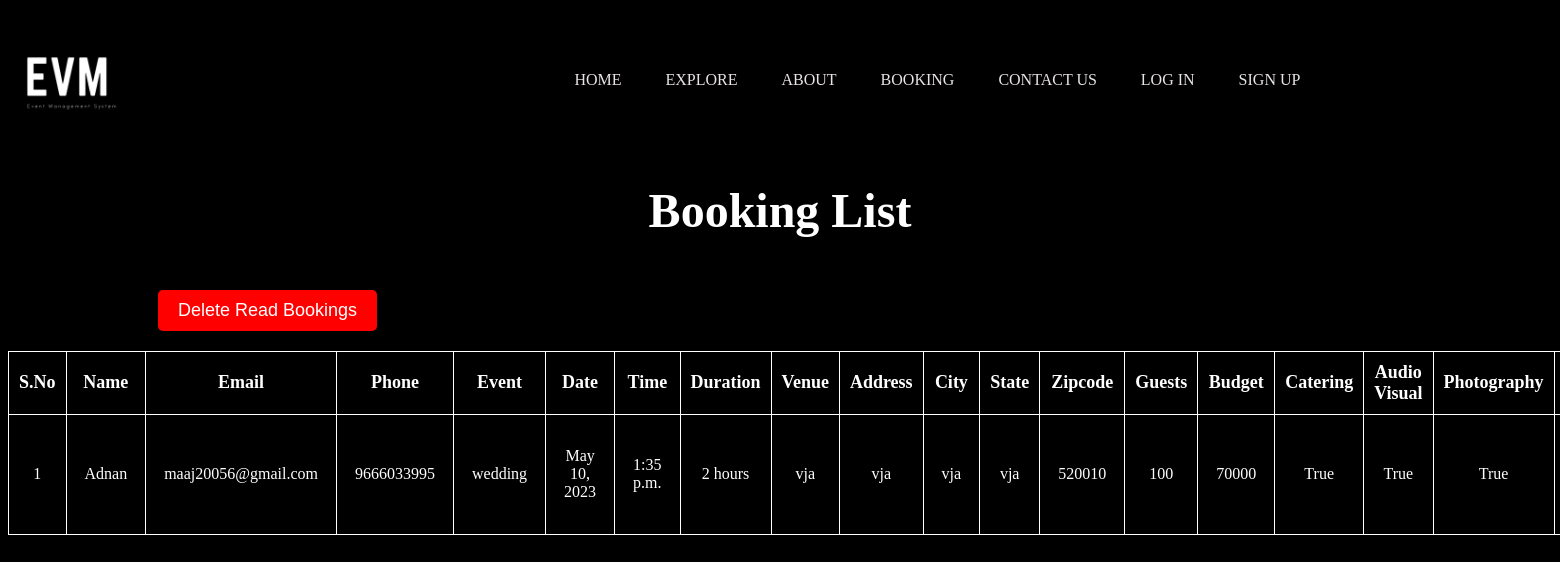
Screenshot of /booking_list with the database file from the repository.
### Apps/models.py (models this page shows, shortened)
class EventBooking(models.Model):
    name = models.CharField(max_length=100)
    email = models.EmailField(max_length=50)
    phone = models.IntegerField()
    event = models.CharField(max_length=50)
    date = models.DateField()
    time = models.TimeField()
    duration = models.CharField(max_length=50)
    venue = models.TextField(max_length=200)
    address = models.TextField(max_length=200)
    city = models.CharField(max_length=20)
    state = models.CharField(max_length=50)
    zipcode = models.IntegerField()
    guests = models.IntegerField()
    budget = models.BigIntegerField()
    catering = models.CharField(max_length=10)
    audioVisual = models.CharField(max_length=10)
    Photography = models.CharField(max_length=10)
    videography = models.CharField(max_length=10)
    decorations = models.CharField(max_length=10)
    other = models.TextField(max_length=2000)
    is_reads = models.BooleanField(default=False)

### Apps/views.py (the view)
# urls.py: path('booking_list', views.booking_list, name='booking_list'),
def booking_list(request):
    bookings = EventBooking.objects.all().order_by('-id')
    if request.method == 'POST':
        booking_id = request.POST.get('booking_id')
        booking = EventBooking.objects.get(id=booking_id)
        booking.is_reads = True
        booking.save()
    context = {
        'bookings': bookings
    }
    return render(request, 'Apps/booking_list.html', context)

### Apps/templates/Apps/Booking_list.html (shortened to what this page needs)
<!DOCTYPE html>
<html lang="en">
<head>
</head>
<body style="background-color: black;">
    <div class="navbar">
        <img src="logo.png" alt="" class="logo">
        <ul>
          <li><a href="/home">Home</a></li>
          <li><a href="/Explore">Explore</a></li>
          <li><a href="/Aboutus">About</a></li>
          <li><a href="/Booking">Booking</a></li>
          <li><a href="/contact">Contact Us</a></li>
          {% if not request.user.is_authenticated %}
          <li><a href="/Login">Log In</a></li>
			  	<li><a href="/signup">Sign Up</a></li>
          {% else %}
          <li><a href="{% url 'logout' %}">Logout</a></li>
          <li><a href="/Profile">Profile</a></li>
          {% endif %}
        </ul>
      </div>
    <div class="container">
        <h1>Booking List</h1>
        <form action="{% url 'delete_read_bookings' %}" method="POST">
            <button type="submit" class="delete-btn">Delete Read Bookings</button>
        </form>
        <table class="my-table">
            <thead>
              <tr>
                <th >S.No</th>
                <th >Name</th>
                <th >Email</th>
                <th >Phone</th>
                <th >Event</th>
                <th >Date</th>
                <th >Time</th>
                <th >Duration</th>
                <th >Venue</th>
                <th >Address</th>
                <th >City</th>
                <th >State</th>
                <th >Zipcode</th>
                <th >Guests</th>
                <th >Budget</th>
                <th >Catering</th>
                <th >Audio Visual</th>
                <th >Photography</th>
                <th >Videography</th>
              </tr>
            </thead>
            <tbody>
              {% for booking in bookings %}
              <tr>
                <td class="my-cell">{{ forloop.counter }}</td>
                <td class="my-cell">{{ booking.name }}</td>
                <td class="my-cell">{{ booking.email }}</td>
                <td class="my-cell">{{ booking.phone }}</td>
                <td class="my-cell">{{ booking.event }}</td>
                <td class="my-cell">{{ booking.date }}</td>
                <td class="my-cell">{{ booking.time }}</td>
                <td class="my-cell">{{ booking.duration }}</td>
                <td class="my-cell">{{ booking.venue }}</td>
                <td class="my-cell">{{ booking.address }}</td>
                <td class="my-cell">{{ booking.city }}</td>
                <td class="my-cell">{{ booking.state }}</td>
                <td class="my-cell">{{ booking.zipcode }}</td>
                <td class="my-cell">{{ booking.guests }}</td>
                <td class="my-cell">{{ booking.budget }}</td>
                <td class="my-cell">{{ booking.catering }}</td>
                <td class="my-cell">{{ booking.audioVisual }}</td>
                <td class="my-cell">{{ booking.Photography }}</td>
                <td class="my-cell">{{ booking.videography }}</td>
              </tr>
              {% endfor %}
            </tbody>
          </table>
      </div>
</body>
</html>

### Apps/templates/Apps/Booking_list.html (style rules this page uses)
h1 { text-align: center; color: white; font-size: 3rem; margin-top: 30px; }
th { color: white; border: 1px solid white; font-size: 18px; padding: 10px; text-align: center; }
.navbar { width: 85%; margin: 0; padding: 35px 0; display: flex; align-items: center; justify-content: space-between; }
.logo { width: 120px; cursor: pointer; }
.navbar ul li { list-style: none; display: inline-block; margin: 0 20px; position: relative; }
.navbar ul li a { text-decoration: none; color: rgb(234, 228, 228); text-transform: uppercase; }
.navbar ul li::after { content: ''; height: 3px; width: 0; background: #808080 ; position: absolute; left: 0; bottom: -10px; transition: 0.5s; }
.my-table { background-color: black; color: white; border-collapse: collapse; width: 100%; }
.my-cell { padding: 18px; border: 1px solid white; text-align: center; }
button { padding: 10px 20px; border: none; border-radius: 5px; font-size: 16px; margin-right: 10px; cursor: pointer; transition: background-color 0.3s ease-in-out; }
.delete-btn { background-color: rgb(255, 0, 0); color: white; border: none; padding: 10px 20px; border-radius: 5px; font-size: 18px; cursor: pointer; margin-top: 20px; margin-left: 150px; margin-bottom: 20px; }

### rows the page displays
EventBooking: name "Adnan", email "maaj20056@gmail.com", phone "9666033995", event "wedding", date "May 10, 2023", time "1:35 p.m.", duration "2 hours", venue "vja", address "vja", city "vja", state "vja", zipcode "520010", guests "100", budget "70000", catering "True", audioVisual "True", Photography "True"
